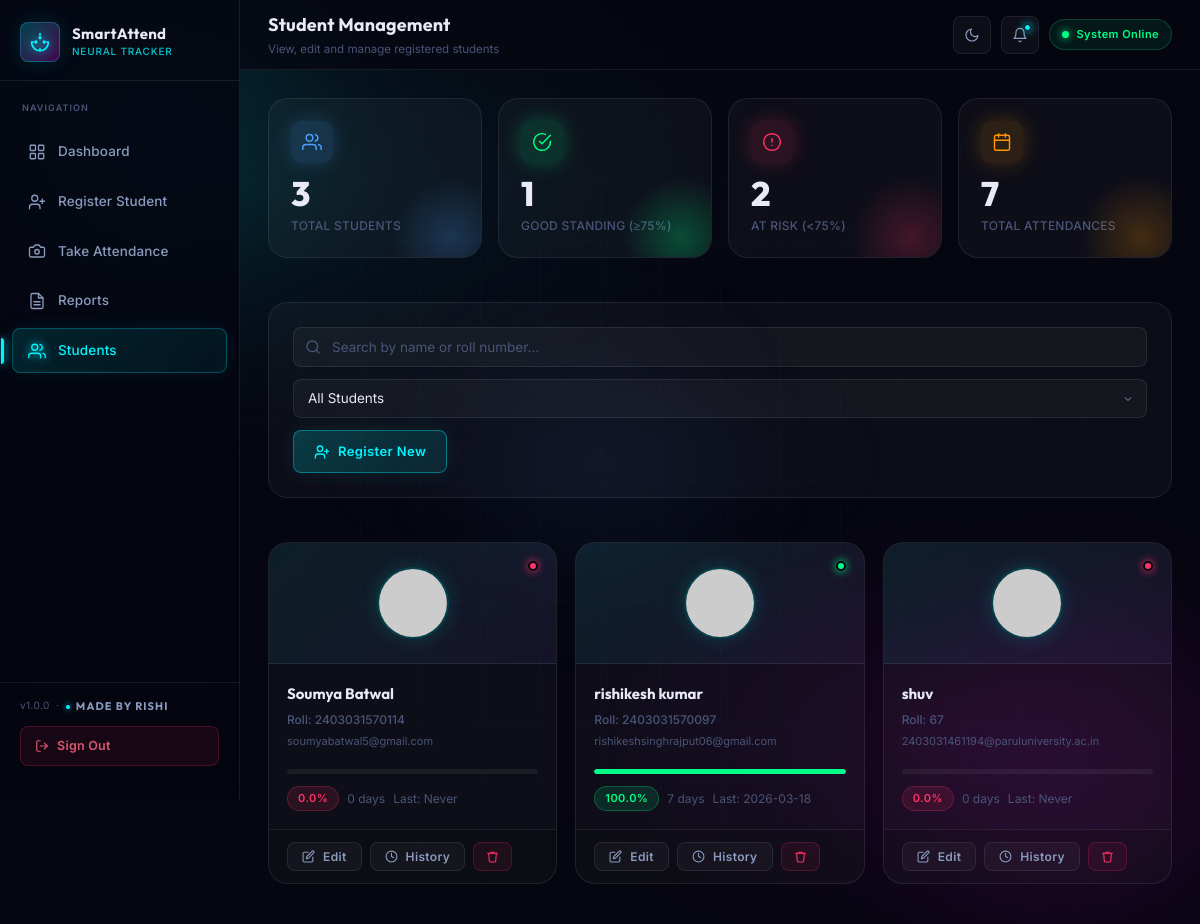
/students (signed in), run on an earlier commit of the app's database.
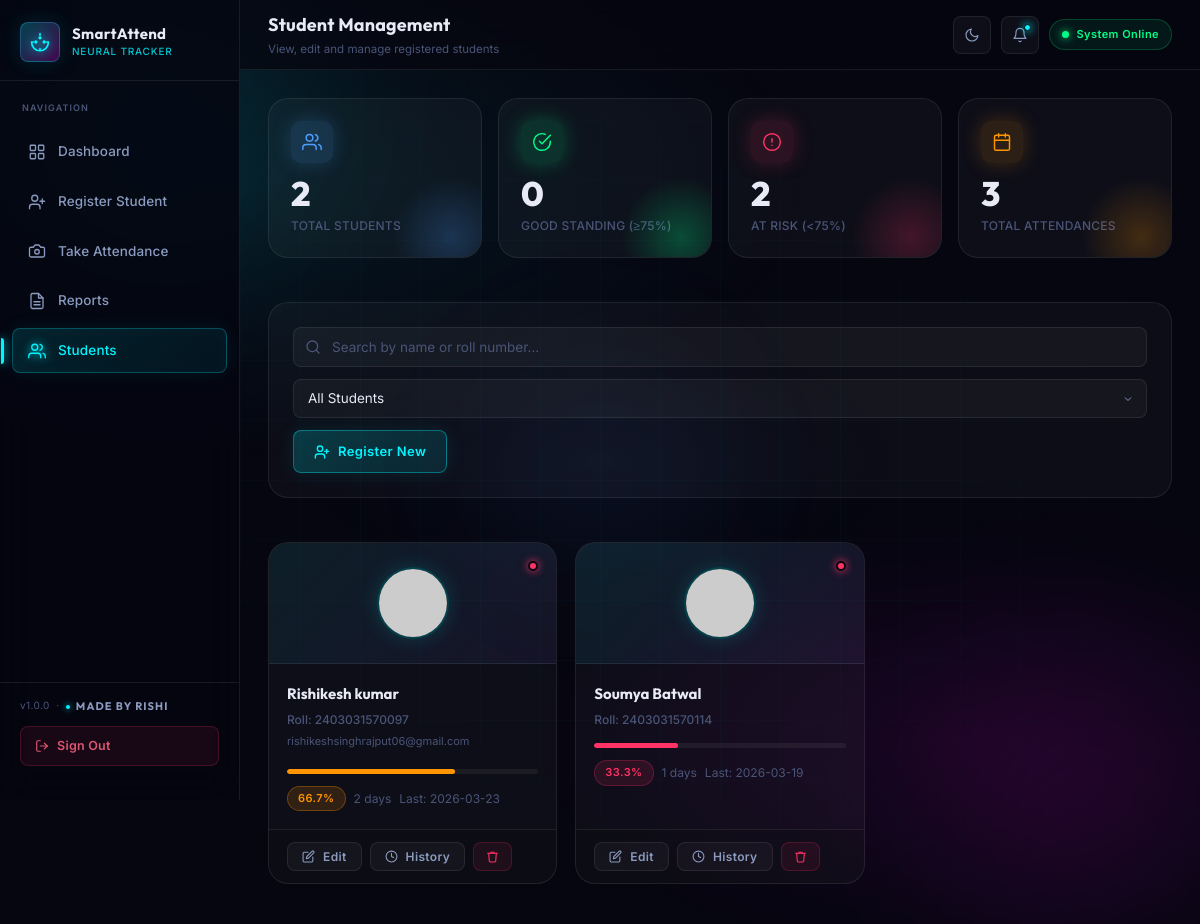
And on a later commit of the database.
### tables this page shows
CREATE TABLE students (
            id INTEGER PRIMARY KEY AUTOINCREMENT,
            name TEXT NOT NULL,
            roll_no TEXT NOT NULL UNIQUE,
            encoding BLOB,
            photo_path TEXT,
            created_at TEXT DEFAULT CURRENT_TIMESTAMP
        , email TEXT, pin TEXT);

### app/routes.py (the view)
@routes.route('/students')
@login_required
def students_page():
    students = db.get_all_students_with_stats()
    return render_template('students.html', students=students)

### app/routes.py (called while the page is built)
def login_required(f):
    @wraps(f)
    def decorated(*args, **kwargs):
        if not session.get('logged_in'):
            if session.get('student_id'):
                return redirect(url_for('routes.student_portal'))
            return redirect(url_for('routes.login_page'))
        return f(*args, **kwargs)
    return decorated

### app/templates/students.html (shortened to what this page needs)
{% extends 'base.html' %}
{% set active_page = 'students' %}
{% block topbar_title %}Student Management{% endblock %}
{% block topbar_sub %}View, edit and manage registered students{% endblock %}
{% block content %}
<div class="stats-grid" style="margin-bottom:20px;">
    <div class="stat-card blue">
        <div class="stat-card-header"><div class="stat-icon blue">
        </div></div>
        <div class="stat-value">{{ students|length }}</div>
        <div class="stat-label">Total Students</div>
    </div>
    <div class="stat-card green">
        <div class="stat-card-header"><div class="stat-icon green">
            <svg xmlns="http://www.w3.org/2000/svg" viewBox="0 0 24 24" fill="none" stroke="currentColor" stroke-width="1.75" stroke-linecap="round" stroke-linejoin="round"><path d="M22 11.08V12a10 10 0 1 1-5.93-9.14"/><polyline points="22 4 12 14.01 9 11.01"/></svg>
        </div></div>
        <div class="stat-value">{{ students|selectattr('percentage', 'ge', 75)|list|length }}</div>
        <div class="stat-label">Good Standing (≥75%)</div>
    </div>
    <div class="stat-card red">
        <div class="stat-card-header"><div class="stat-icon red">
            <svg xmlns="http://www.w3.org/2000/svg" viewBox="0 0 24 24" fill="none" stroke="currentColor" stroke-width="1.75" stroke-linecap="round" stroke-linejoin="round"><circle cx="12" cy="12" r="10"/><line x1="12" y1="8" x2="12" y2="12"/><line x1="12" y1="16" x2="12.01" y2="16"/></svg>
        </div></div>
        <div class="stat-value">{{ students|selectattr('percentage', 'lt', 75)|list|length }}</div>
        <div class="stat-label">At Risk (&lt;75%)</div>
    </div>
    <div class="stat-card orange">
        <div class="stat-card-header"><div class="stat-icon orange">
        </div></div>
        <div class="stat-value">{{ students|sum(attribute='days_present') }}</div>
        <div class="stat-label">Total Attendances</div>
    </div>
</div>
<div class="card" style="margin-bottom:20px;">
    <div style="display:flex;gap:12px;align-items:center;flex-wrap:wrap;">
        <div style="flex:1;min-width:200px;position:relative;">
            <input type="text" id="searchInput" class="form-input" placeholder="Search by name or roll number…" style="padding-left:38px;">
        </div>
        <select id="filterStatus" class="form-select" style="min-width:160px;flex:0 0 auto;">
            <option value="all">All Students</option>
        </select>
        <a href="/register" class="btn btn-primary" style="white-space:nowrap;">
            Register New
        </a>
    </div>
</div>
<div id="studentGrid" class="student-grid">
    {% if students %}
        {% for s in students %}
        <div class="student-card"
             data-name="{{ s.name|lower }}"
             data-roll="{{ s.roll_no|lower }}"
             data-pct="{{ s.percentage }}">
            <div class="student-card-header">
                <img src="https://api.dicebear.com/7.x/shapes/svg?seed={{ s.name }}&backgroundColor=0a0b14,020205" alt="{{ s.name }} avatar" class="student-avatar">
                <div class="student-status-dot {{ 'dot-green' if s.percentage >= 75 else 'dot-red' }}"></div>
            </div>
            <div class="student-card-body">
                <div class="student-name">{{ s.name }}</div>
                <div class="student-roll">Roll: {{ s.roll_no }}</div>
                {% if s.email %}
                <div class="student-email">{{ s.email }}</div>
                {% endif %}
                {% set bar_color = 'var(--green)' if s.percentage >= 75 else ('var(--orange)' if s.percentage >= 50 else 'var(--red)') %}
                <div class="student-attendance-bar" style="--bar-width: {{ s.percentage }}%; --bar-color: {{ bar_color }};">
                    <div class="student-attendance-fill" style="width: var(--bar-width); background: var(--bar-color);"></div>
                </div>
                <div class="student-pct-row">
                    <span class="badge {{ 'badge-green' if s.percentage >= 75 else ('badge-orange' if s.percentage >= 50 else 'badge-red') }}">{{ s.percentage }}%</span>
                    <span style="font-size:12px;color:var(--text-muted);">{{ s.days_present }} days</span>
                    <span style="font-size:12px;color:var(--text-muted);">Last: {{ s.last_seen }}</span>
                </div>
            </div>
            <div class="student-card-actions">
                <button type="button" class="btn btn-outline btn-sm action-edit"
                        data-id="{{ s.id }}" data-name="{{ s.name }}" data-roll="{{ s.roll_no }}" data-email="{{ s.email }}">
                    Edit
                </button>
                <button type="button" class="btn btn-outline btn-sm action-history"
                        data-id="{{ s.id }}" data-name="{{ s.name }}">
                    <svg xmlns="http://www.w3.org/2000/svg" viewBox="0 0 24 24" fill="none" stroke="currentColor" stroke-width="2" stroke-linecap="round" stroke-linejoin="round" style="width:13px;height:13px"><circle cx="12" cy="12" r="10"/><polyline points="12 6 12 12 16 14"/></svg>
                    History
                </button>
                <button type="button" class="btn-delete action-delete"
                        data-id="{{ s.id }}" data-name="{{ s.name }}" style="padding:7px 12px;font-size:12px;border-radius:8px;">
                    <svg xmlns="http://www.w3.org/2000/svg" viewBox="0 0 24 24" fill="none" stroke="currentColor" stroke-width="2" stroke-linecap="round" stroke-linejoin="round" style="width:13px;height:13px"><polyline points="3 6 5 6 21 6"/><path d="M19 6l-1 14a2 2 0 0 1-2 2H8a2 2 0 0 1-2-2L5 6"/><path d="M9 6V4h6v2"/></svg>
                </button>
            </div>
        </div>
        {% endfor %}
    {% endif %}
</div>
{% endblock %}

### app/templates/base.html (shortened to what this page needs)
<!DOCTYPE html>
<html lang="en">
<head>
    <link rel="stylesheet" href="{{ url_for('static', filename='css/style.css') }}?v={{ range(1, 99999) | random }}">
</head>
<body>
    <div class="bg-mesh">
        <div class="blob blob-1"></div>
        <div class="blob blob-2"></div>
        <div class="blob blob-3"></div>
    </div>
    <aside class="sidebar" id="sidebar" role="navigation" aria-label="Main navigation">
        <div class="sidebar-brand">
            <div class="brand-icon">
            </div>
            <div>
                <div class="brand-name">SmartAttend</div>
                <div class="brand-sub">Neural Tracker</div>
            </div>
        </div>
        <nav class="sidebar-nav">
            <div class="nav-section-label">Navigation</div>
            <a href="/" class="nav-item {% if active_page=='dashboard' %}active{% endif %}" aria-current="{% if active_page=='dashboard' %}page{% endif %}">
                <span class="nav-icon">
                </span>
                Dashboard
            </a>
            <a href="/register" class="nav-item {% if active_page=='register' %}active{% endif %}" aria-current="{% if active_page=='register' %}page{% endif %}">
                <span class="nav-icon">
                </span>
                Register Student
            </a>
            <a href="/attendance" class="nav-item {% if active_page=='attendance' %}active{% endif %}" aria-current="{% if active_page=='attendance' %}page{% endif %}">
                <span class="nav-icon">
                    <svg xmlns="http://www.w3.org/2000/svg" viewBox="0 0 24 24" fill="none" stroke="currentColor" stroke-width="1.75" stroke-linecap="round" stroke-linejoin="round">
                        <path d="M14.5 4h-5L7 7H4a2 2 0 0 0-2 2v9a2 2 0 0 0 2 2h16a2 2 0 0 0 2-2V9a2 2 0 0 0-2-2h-3l-2.5-3z"/>
                        <circle cx="12" cy="13" r="3"/>
                    </svg>
                </span>
                Take Attendance
            </a>
            <a href="/reports" class="nav-item {% if active_page=='reports' %}active{% endif %}" aria-current="{% if active_page=='reports' %}page{% endif %}">
                <span class="nav-icon">
                </span>
                Reports
            </a>
            <a href="/students" class="nav-item {% if active_page=='students' %}active{% endif %}" aria-current="{% if active_page=='students' %}page{% endif %}">
                <span class="nav-icon">
                </span>
                Students
            </a>
        </nav>
        <div class="sidebar-footer">
            <div class="version">v1.0.0 &nbsp;&middot;&nbsp;
                <span style="font-family:'Outfit',sans-serif; font-size:11px; font-weight:700; letter-spacing:0.1em; color:var(--text-secondary); text-transform:uppercase; display:inline-flex; align-items:center; gap:6px;">
                    <span style="width:4px;height:4px;border-radius:50%;background:var(--cyan);box-shadow:0 0 6px var(--cyan);"></span>
                    Made By Rishi
                </span>
            </div>
            <a href="/logout" class="btn-logout">
                Sign Out
            </a>
        </div>
    </aside>
    <div class="main-content">
        <header class="topbar">
            <div class="topbar-left">
                <div>
                    <div class="topbar-title">{% block topbar_title %}SmartAttend{% endblock %}</div>
                    <div class="topbar-sub">{% block topbar_sub %}AI-Powered Face Recognition{% endblock %}</div>
                </div>
            </div>
            <div class="topbar-right">
                <button class="icon-btn" id="themeToggle" aria-label="Toggle theme" title="Toggle Theme">
                    <svg xmlns="http://www.w3.org/2000/svg" viewBox="0 0 24 24" fill="none" class="moon-icon" stroke="currentColor" stroke-width="1.75" stroke-linecap="round" stroke-linejoin="round"><path d="M21 12.79A9 9 0 1 1 11.21 3 7 7 0 0 0 21 12.79z"/></svg>
                </button>
                <div style="position:relative;">
                    <button class="notification-btn" id="notifToggle" aria-label="Notifications">
                        <svg xmlns="http://www.w3.org/2000/svg" viewBox="0 0 24 24" fill="none" stroke="currentColor" stroke-width="1.75" stroke-linecap="round" stroke-linejoin="round">
                            <path d="M18 8A6 6 0 0 0 6 8c0 7-3 9-3 9h18s-3-2-3-9"/>
                            <path d="M13.73 21a2 2 0 0 1-3.46 0"/>
                        </svg>
                        <span class="notification-dot"></span>
                    </button>
                </div>
                <div class="topbar-badge">
                    <span class="pulse-dot"></span>
                    System Online
                </div>
            </div>
        </header>
        <main class="page-body page-enter" role="main">
            {% block content %}{% endblock %}
        </main>
    </div>
</body>
</html>

What changed in the data, as far as the page shows it:
removed students: name "rishikesh kumar", roll_no "2403031570097", email "rishikeshsinghrajput06@gmail.com", percentage "100.0", days_present "7", last_seen "2026-03-18"
removed students: name "shuv", roll_no "67", email "2403031461194@paruluniversity.ac.in", percentage "0.0", days_present "0", last_seen "Never"
added students: name "Rishikesh kumar", roll_no "2403031570097", email "rishikeshsinghrajput06@gmail.com", percentage "66.7", days_present "2", last_seen "2026-03-23"
changed students "Soumya Batwal": percentage "0.0" → "33.3"; days_present "0" → "1"; last_seen "Never" → "2026-03-19"; email "soumyabatwal5@gmail.com" → (not shown)
Also different on the page:
{{ students|length }}: "3" → "2"
{{ students|selectattr('percentage', 'ge', 75)|list|length }}: "1" → "0"
{{ students|sum(attribute='days_present') }}: "7" → "3"
